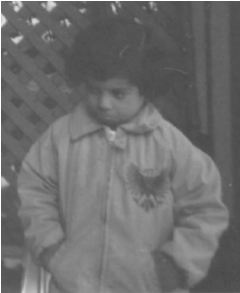
#> input picture Assignment-11/Python/gray.png, 240 x 293 px
$ python 11-1.py
#> lines starting #> are read from the running program, lines starting #| are printed output that depends on the picture
import cv2
import numpy as np
from matplotlib import pyplot as plt

inputImg='gray.png'

gray_img=cv2.imread(inputImg,cv2.IMREAD_GRAYSCALE)
#> gray_img is the input picture: shape (293, 240); min 73, max 255, mean 110.3
cv2.imshow('image',gray_img)

hist=cv2.calcHist([gray_img],[0],None,[256],[0,256])
#> hist = 256 values, max 2753 at index 82, min 0 at index 0, mean 274.7

plt.hist(gray_img.ravel(),256,[0,256])
plt.title('Histogram for gray scale picture')
plt.show()
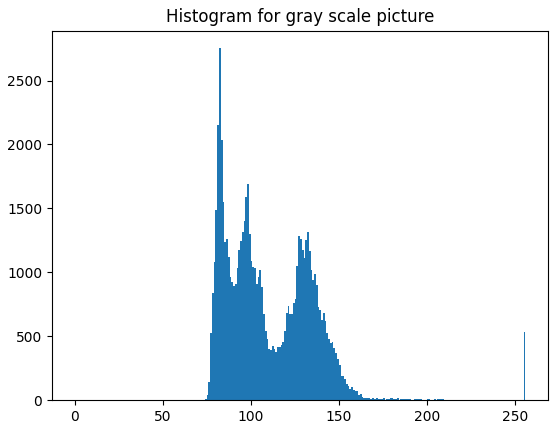
#> figure drawn by matplotlib, 1 panel; tallest bar 2753 high, from x = 82 to 83

cv2.waitKey(0)
cv2.destroyAllWindows()
